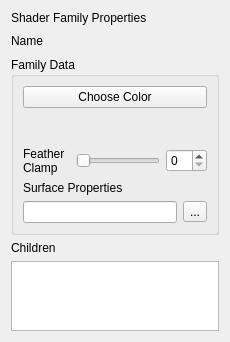
<?xml version="1.0" encoding="UTF-8"?>
<ui version="4.0">
 <class>ShaderFamilyForm</class>
 <widget class="QWidget" name="ShaderFamilyForm">
  <property name="geometry">
   <rect>
    <x>0</x>
    <y>0</y>
    <width>230</width>
    <height>340</height>
   </rect>
  </property>
  <property name="windowTitle">
   <string>Form</string>
  </property>
  <layout class="QVBoxLayout" name="verticalLayout">
   <item>
    <widget class="QLabel" name="affectorNameLabel">
     <property name="text">
      <string>Shader Family Properties</string>
     </property>
    </widget>
   </item>
   <item>
    <layout class="QHBoxLayout" name="horizontalLayout">
     <item>
      <widget class="QLabel" name="nameLabel">
       <property name="text">
        <string>Name</string>
       </property>
      </widget>
     </item>
     <item>
      <widget class="QLabel" name="nameViewLabel">
       <property name="text">
        <string/>
       </property>
      </widget>
     </item>
     <item>
      <spacer name="horizontalSpacer">
       <property name="orientation">
        <enum>Qt::Horizontal</enum>
       </property>
       <property name="sizeHint" stdset="0">
        <size>
         <width>40</width>
         <height>20</height>
        </size>
       </property>
      </spacer>
     </item>
    </layout>
   </item>
   <item>
    <widget class="QGroupBox" name="groupBox">
     <property name="title">
      <string>Family Data</string>
     </property>
     <layout class="QVBoxLayout" name="verticalLayout_2">
      <item>
       <widget class="QPushButton" name="colorButton">
        <property name="text">
         <string>Choose Color</string>
        </property>
       </widget>
      </item>
      <item>
       <widget class="QWidget" name="colorPreview" native="true">
        <property name="sizePolicy">
         <sizepolicy hsizetype="Expanding" vsizetype="Fixed">
          <horstretch>0</horstretch>
          <verstretch>0</verstretch>
         </sizepolicy>
        </property>
        <property name="minimumSize">
         <size>
          <width>32</width>
          <height>32</height>
         </size>
        </property>
       </widget>
      </item>
      <item>
       <layout class="QHBoxLayout" name="horizontalLayout_2">
        <item>
         <widget class="QLabel" name="featherClampLabel">
          <property name="text">
           <string>Feather Clamp</string>
          </property>
          <property name="wordWrap">
           <bool>true</bool>
          </property>
         </widget>
        </item>
        <item>
         <widget class="QSlider" name="featherClampSlider">
          <property name="sizePolicy">
           <sizepolicy hsizetype="Fixed" vsizetype="Fixed">
            <horstretch>0</horstretch>
            <verstretch>0</verstretch>
           </sizepolicy>
          </property>
          <property name="orientation">
           <enum>Qt::Horizontal</enum>
          </property>
         </widget>
        </item>
        <item>
         <widget class="QSpinBox" name="featherClamp"/>
        </item>
       </layout>
      </item>
      <item>
       <widget class="QLabel" name="label">
        <property name="text">
         <string>Surface Properties</string>
        </property>
       </widget>
      </item>
      <item>
       <layout class="QHBoxLayout" name="horizontalLayout_3">
        <item>
         <widget class="QLineEdit" name="surfaceProperties"/>
        </item>
        <item>
         <widget class="QToolButton" name="toolButton">
          <property name="text">
           <string>...</string>
          </property>
         </widget>
        </item>
       </layout>
      </item>
     </layout>
    </widget>
   </item>
   <item>
    <widget class="QLabel" name="label_2">
     <property name="text">
      <string>Children</string>
     </property>
    </widget>
   </item>
   <item>
    <widget class="QListWidget" name="childrenList"/>
   </item>
   <item>
    <spacer name="verticalSpacer">
     <property name="orientation">
      <enum>Qt::Vertical</enum>
     </property>
     <property name="sizeHint" stdset="0">
      <size>
       <width>20</width>
       <height>40</height>
      </size>
     </property>
    </spacer>
   </item>
  </layout>
 </widget>
 <resources/>
 <connections>
  <connection>
   <sender>featherClamp</sender>
   <signal>valueChanged(int)</signal>
   <receiver>featherClampSlider</receiver>
   <slot>setValue(int)</slot>
   <hints>
    <hint type="sourcelabel">
     <x>188</x>
     <y>120</y>
    </hint>
    <hint type="destinationlabel">
     <x>156</x>
     <y>124</y>
    </hint>
   </hints>
  </connection>
  <connection>
   <sender>featherClampSlider</sender>
   <signal>valueChanged(int)</signal>
   <receiver>featherClamp</receiver>
   <slot>setValue(int)</slot>
   <hints>
    <hint type="sourcelabel">
     <x>144</x>
     <y>115</y>
    </hint>
    <hint type="destinationlabel">
     <x>194</x>
     <y>118</y>
    </hint>
   </hints>
  </connection>
 </connections>
</ui>
